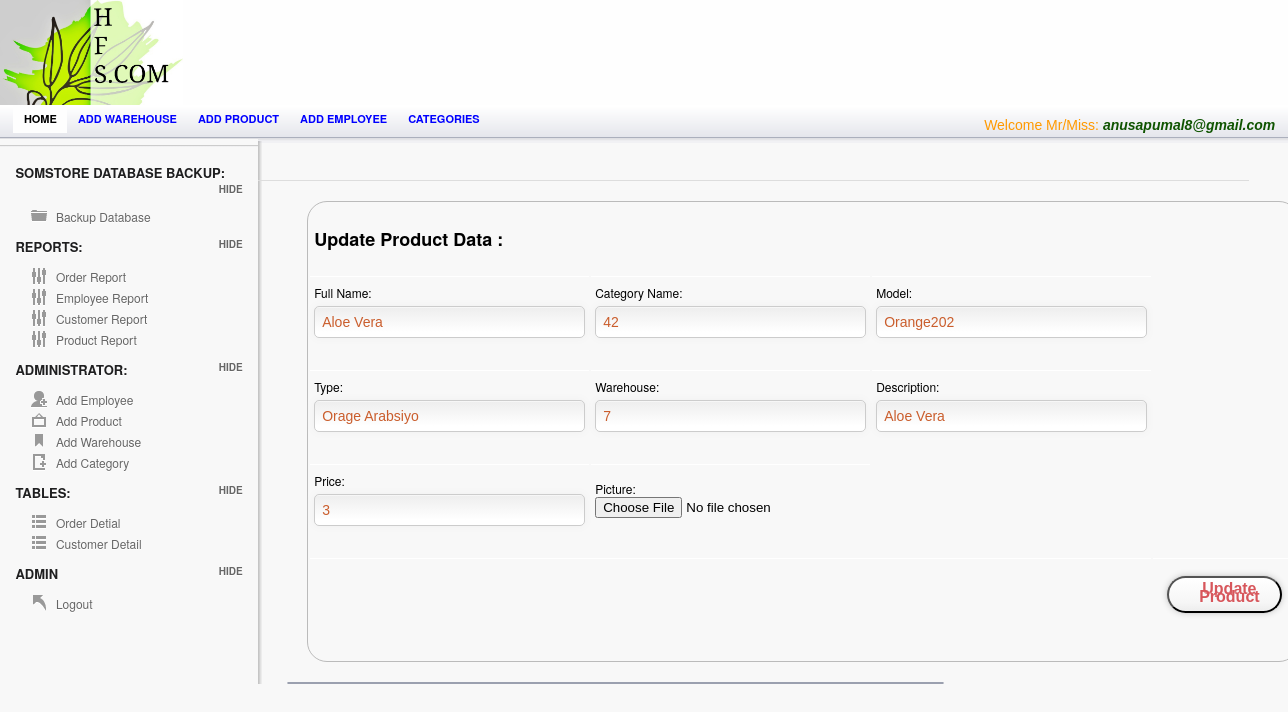
The page /Admin/prodViewUpdate.php?update=1 (signed in) on the database its author committed.
### tables this page shows
CREATE TABLE `employee` (
  `Employee_ID` int(95) NOT NULL AUTO_INCREMENT,
  `Employee_Name` varchar(25) NOT NULL,
  `Username` varchar(25) NOT NULL,
  `Password` varchar(25) NOT NULL,
  `Picture` varchar(255) NOT NULL,
  PRIMARY KEY (`Employee_ID`)
);

CREATE TABLE `product` (
  `Product_ID` int(255) NOT NULL AUTO_INCREMENT,
  `productName` varchar(77) NOT NULL,
  `Category_ID` int(255) NOT NULL,
  `Model` varchar(50) NOT NULL,
  `Type` varchar(50) NOT NULL,
  `Warehouse_ID` int(255) NOT NULL,
  `Description` varchar(500) NOT NULL,
  `Price` varchar(255) NOT NULL,
  `Picture` varchar(255) NOT NULL,
  PRIMARY KEY (`Product_ID`),
  KEY `Category_ID` (`Category_ID`),
  KEY `Warehouse_ID` (`Warehouse_ID`),
  CONSTRAINT `product_ibfk_1` FOREIGN KEY (`Category_ID`) REFERENCES `category` (`Category_ID`),
  CONSTRAINT `product_ibfk_2` FOREIGN KEY (`Warehouse_ID`) REFERENCES `warehouse` (`Warehouse_ID`)
);

### session.php (called while the page is built, shortened)
<?php
include('config.php');
$check=$_SESSION['login_username'];
$session=mysqli_query($mysqli, "select Username from employee where Username='$check' ");
$row=mysqli_fetch_array($session);
$login_session=$row['Username'];
?>

### Admin/prodViewUpdate.php (the view, shortened to what this page needs)
	<?php
include("../session.php");
	include("../config.php");
	?>
<!doctype html>
<html lang="en">
<head>
	<link rel="stylesheet" href="css/layout.css" type="text/css" media="screen" />
</head>
<body>
<div id="container">
	   <div id="header">
		<div id="logo-banner">
				<div id="logo">
					<a href="index.php"><img src="images/logo.png" alt="" /></a>
				</div>
				<div id="banner">
				</div>
		</div>
		</div>
	<div id="content-wrap">
	<section id="secondary_bar">
             <nav>
                <ul>
                    <li class="selected"><a href="index.php">Home</a></li>
                    <li><a href="add_warehouse.php">Add warehouse</a></li>
                    <li><a href="add_product.php">Add product</a></li>
                    <li><a href="Employee.php">Add employee</a></li>
                    <li><a href="add_category.php">Categories</a></li>
                    <li class="logout"> <span class="check"> <?php echo "Welcome Mr/Miss:   ". "<font color='##fa5400'><i><b>".$login_session."</b></i></font>" ;?> </span></li>
                </ul>
            </nav>
	</section>
<aside id="sidebar" class="column">
		<hr/>
		<h3> SomStore Database Backup:</h3>
		<ul class="toggle">
		    <li class="icn_folder"><a href="Backup.php">Backup Database</a></li>
		</ul>
		<h3>Reports:</h3>
		<ul class="toggle">
		    <li class="icn_settings"><a href="a_report.php" target="_blank">Order Report</a></li>
			<li class="icn_settings"><a href="EmployeeReport.php">Employee Report</a></li>
			<li class="icn_settings"><a href="CustomerReport.php">Customer Report</a></li>
			<li class="icn_settings"><a href="ProductReport.php"> Product Report</a></li>
		</ul>
		<h3>Administrator:</h3>
		<ul class="toggle">
		    <li class="icn_add_user"><a href="Employee.php">Add Employee</a></li>
			<li class="icn_photo"><a href="add_product.php">Add Product</a></li>
			<li class="icn_tags"><a href="add_warehouse.php">Add Warehouse</a></li>
			<li class="icn_new_article"><a href="add_category.php">Add Category</a></li>
		</ul>
        <h3>Tables:</h3>
		<ul class="toggle">
		    <li class="icn_categories"><a href="order.php">Order Detial</a></li>
     		<li class="icn_categories"><a href="customerTable.php">Customer Detail</a></li>
		</ul>
		<h3>Admin</h3>
		<ul class="toggle">
			<li class="icn_jump_back"><a href="../logout.php">Logout</a></li>
		</ul>
	</aside>
	<section id="main" class="column">
<?php
$update=$_GET['update'];
$result = mysqli_query($mysqli,"SELECT * FROM product  where Product_ID ='$update'");
?>
<?php if($row = mysqli_fetch_array($result))
  {?>
	<div id="form_wrapper" class="form_wrapper">
		 <table>
					<form class="register active" action="prodUpdate.php" method="POST" autocomplete="off">
					<th colspan="3"><h2>Update Product Data :</h2> </th>
   <tr>
    <td>
	  <label>Full Name:</label>
		<input type="text" id="fname" name="fname" value="<?php echo $row['productName'];?>"  placeholder="Full name" required>
	</td>
    <td>
	<label>Category Name:</label>
		<input type="text" id="cname" name="cname" value="<?php echo $row['Category_ID'];?>" placeholder="User name" required>
	</td>
    <td>
	<label>Model:</label>
		<input type="text" id="model" name="model" value="<?php echo $row['Model'];?>" placeholder="User name" required>
   </td>
   </tr>
   <tr>
      <td>
	  <label>Type:</label>
		<input type="text" id="type" name="type" value="<?php echo $row['Type'];?>"  placeholder="Full name" required>
	</td>
   <td>
	<label>Warehouse:</label>
		<input type="text" id="whouse" name="whouse" value="<?php echo $row['Warehouse_ID'];?>" placeholder="User name" required>
   </td>
     <td>
	<label>Description:</label>
	<input type="text" id="desp" name="desp" value="<?php echo $row['Description'];?>" placeholder="User name" required>
   </td>
   </tr>
      <tr>
      <td>
	  <label>Price:</label>
		<input type="text" id="price" name="price" value="<?php echo $row['Price'];?>"  placeholder="Full name" required>
	</td>
   <td>
		<label> Picture:</label>
		<input type="file" name="picture" id="picture"  value="<?php echo $row['Picture'];?>" placeholder="Full name" required>
   </td>
   </tr>
			<div class="bottom">
						<td colspan="3">
							<td colspan="3">
						<button type="submit"  name="submit" value="Update" class="a-btn"> <span class="a-btn-text">Update Product</span></button>
						</td>
						</td>
						</div>
	</form>
	</table>
	</div>
         <?php }?>
		<article class="module width_3_quarter">
	    </article>
	</section>
          </div>
   </div>
</body>
</html>

### rows shown on the page
employee: Username "anusapumal8@gmail.com"
product: fname "Aloe Vera", cname "42", model "Orange202", type "Orage Arabsiyo", whouse "7", desp "Aloe Vera", price "3"
